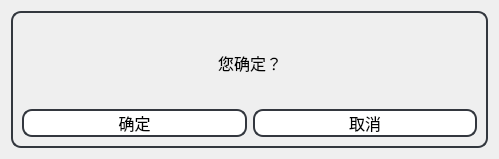
<?xml version="1.0" encoding="UTF-8"?>
<ui version="4.0">
 <class>Dialog</class>
 <widget class="QDialog" name="Dialog">
  <property name="geometry">
   <rect>
    <x>0</x>
    <y>0</y>
    <width>499</width>
    <height>159</height>
   </rect>
  </property>
  <property name="font">
   <font>
    <pointsize>9</pointsize>
   </font>
  </property>
  <property name="windowTitle">
   <string>鹅山通</string>
  </property>
  <property name="windowIcon">
   <iconset>
    <normaloff>icon.svg</normaloff>icon.svg</iconset>
  </property>
  <layout class="QGridLayout" name="gridLayout">
   <item row="0" column="0">
    <widget class="QGroupBox" name="groupBox">
     <property name="styleSheet">
      <string notr="true">QGroupBox {
	color: black;
	border: 2px solid #33373E; /* 边框宽度和颜色 */
	border-radius: 10px; /* 边框圆度 */;
}</string>
     </property>
     <property name="title">
      <string/>
     </property>
     <layout class="QVBoxLayout" name="verticalLayout" stretch="3,1">
      <item>
       <layout class="QHBoxLayout" name="horizontalLayout_2">
        <item>
         <spacer name="horizontalSpacer">
          <property name="orientation">
           <enum>Qt::Horizontal</enum>
          </property>
          <property name="sizeHint" stdset="0">
           <size>
            <width>40</width>
            <height>20</height>
           </size>
          </property>
         </spacer>
        </item>
        <item>
         <widget class="QLabel" name="que">
          <property name="sizePolicy">
           <sizepolicy hsizetype="Fixed" vsizetype="Preferred">
            <horstretch>0</horstretch>
            <verstretch>0</verstretch>
           </sizepolicy>
          </property>
          <property name="font">
           <font>
            <family>黑体</family>
            <pointsize>12</pointsize>
           </font>
          </property>
          <property name="text">
           <string>您确定？</string>
          </property>
         </widget>
        </item>
        <item>
         <spacer name="horizontalSpacer_2">
          <property name="orientation">
           <enum>Qt::Horizontal</enum>
          </property>
          <property name="sizeHint" stdset="0">
           <size>
            <width>40</width>
            <height>20</height>
           </size>
          </property>
         </spacer>
        </item>
       </layout>
      </item>
      <item>
       <layout class="QHBoxLayout" name="horizontalLayout">
        <item>
         <widget class="QPushButton" name="sure">
          <property name="sizePolicy">
           <sizepolicy hsizetype="Minimum" vsizetype="Expanding">
            <horstretch>0</horstretch>
            <verstretch>0</verstretch>
           </sizepolicy>
          </property>
          <property name="font">
           <font>
            <family>黑体</family>
            <pointsize>12</pointsize>
           </font>
          </property>
          <property name="styleSheet">
           <string notr="true">QPushButton {
	border-radius: 10px;
	border: 2px solid #33373E;
    background-color: #FFFFFF;  
}
QPushButton:hover {
    background-color: rgb(209, 209, 209);
}
QPushButton:pressed {
    background-color: rgb(190, 190, 190);
}</string>
          </property>
          <property name="text">
           <string>确定</string>
          </property>
         </widget>
        </item>
        <item>
         <widget class="QPushButton" name="cancel">
          <property name="sizePolicy">
           <sizepolicy hsizetype="Minimum" vsizetype="Expanding">
            <horstretch>0</horstretch>
            <verstretch>0</verstretch>
           </sizepolicy>
          </property>
          <property name="font">
           <font>
            <family>黑体</family>
            <pointsize>12</pointsize>
           </font>
          </property>
          <property name="styleSheet">
           <string notr="true">QPushButton {
	border-radius: 10px;
	border: 2px solid #33373E;
    background-color: #FFFFFF;  
}
QPushButton:hover {
    background-color: rgb(209, 209, 209);
}
QPushButton:pressed {
    background-color: rgb(190, 190, 190);
}</string>
          </property>
          <property name="text">
           <string>取消</string>
          </property>
         </widget>
        </item>
       </layout>
      </item>
     </layout>
    </widget>
   </item>
  </layout>
 </widget>
 <resources/>
 <connections/>
</ui>
